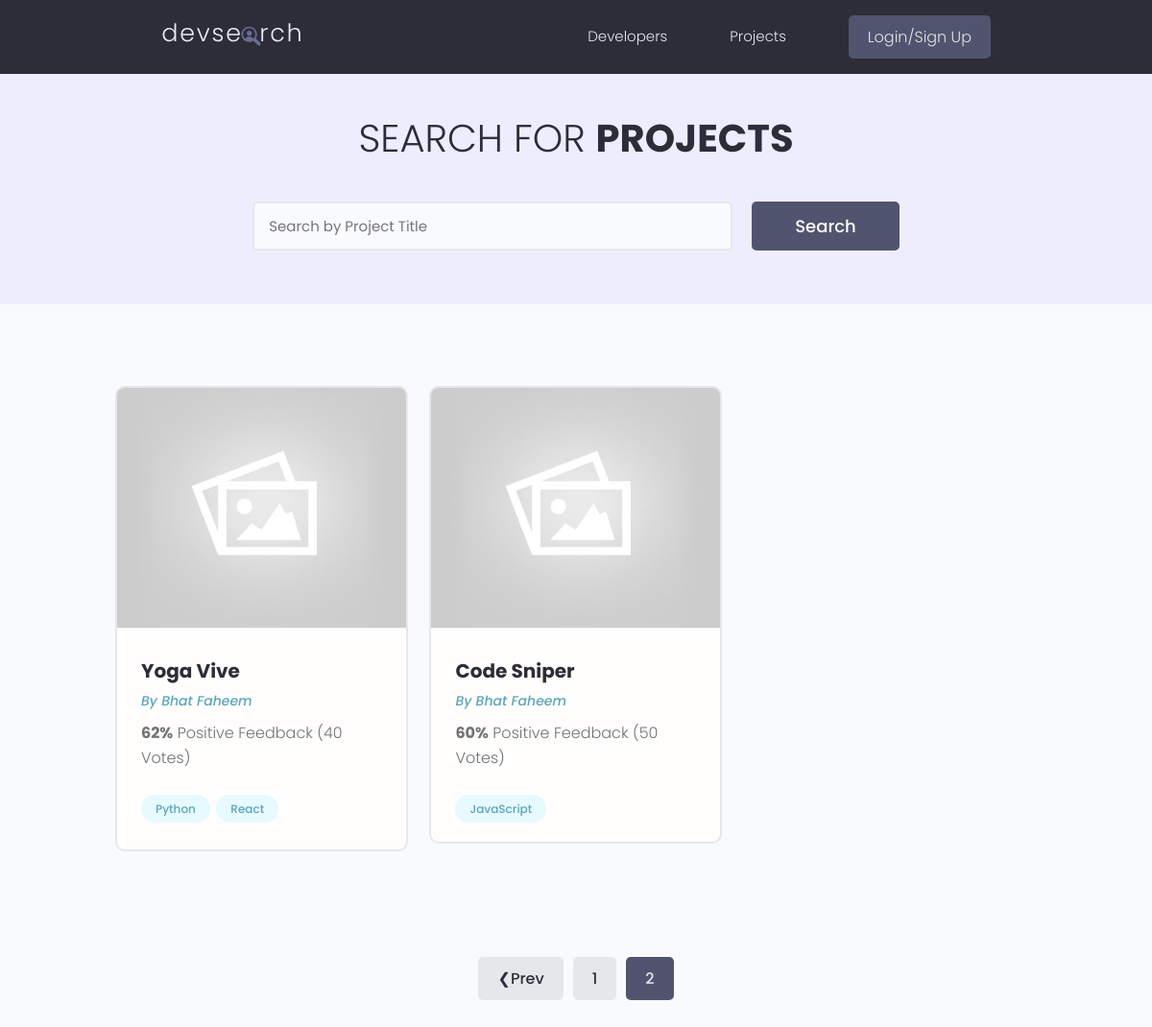
The app's page /projects/?page=3, older data.
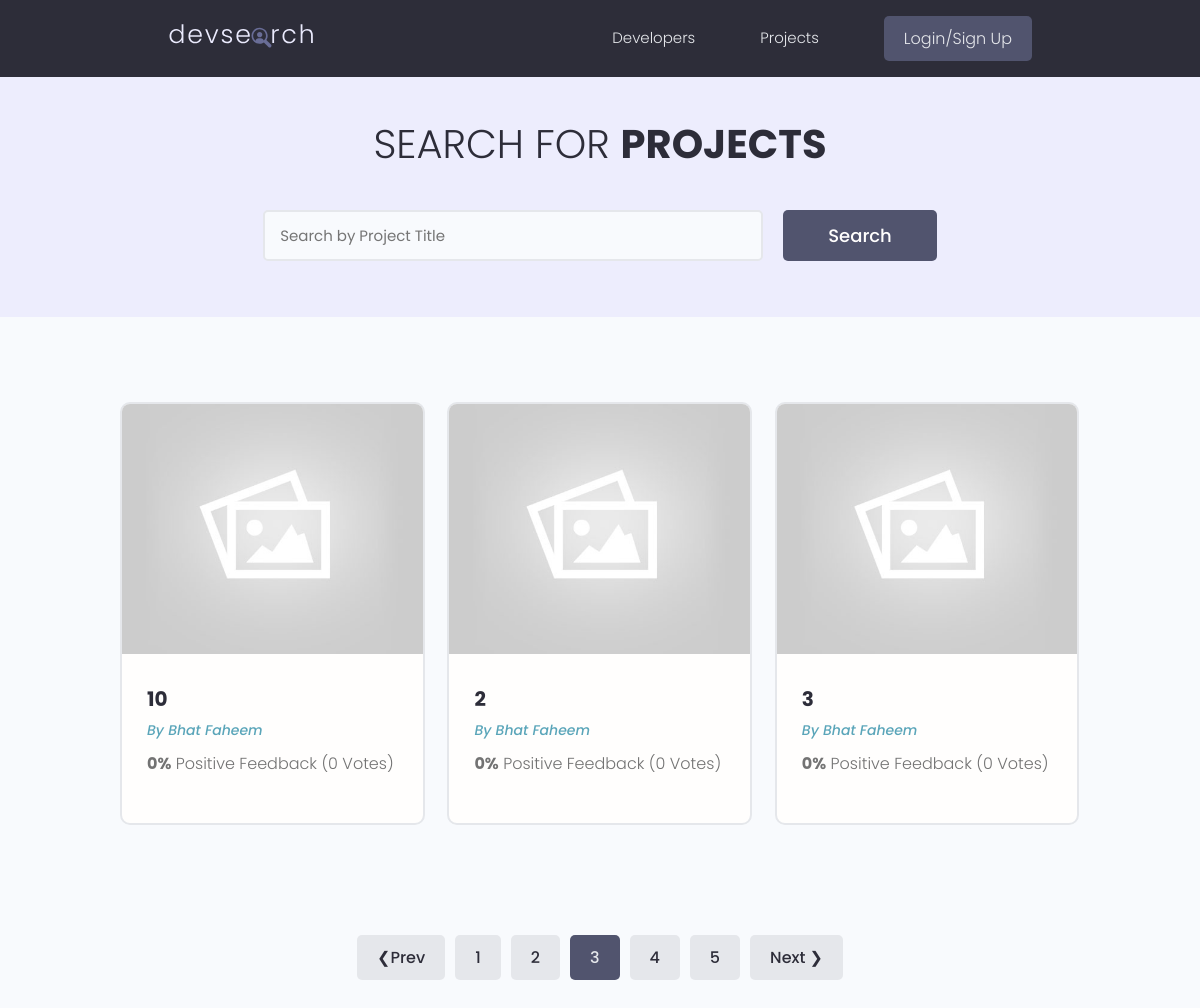
The same page, newer data.
### projects/models.py (models this page shows, shortened)
class Project(models.Model):
    owner = models.ForeignKey(Profile, null=True, blank=True, on_delete=models.SET_NULL)
    title = models.CharField(max_length=200)
    description = models.TextField(null=True, blank=True)
    featured_image = models.ImageField(null=True, blank=True, default="default.jpg")
    demo_link = models.CharField(max_length=2000, null=True, blank=True)
    source_link = models.CharField(max_length=2000, null=True, blank=True)
    tags = models.ManyToManyField("Tag", blank=True)
    vote_total = models.IntegerField(default=0, null=True, blank=True)
    vote_ratio = models.IntegerField(default=0, null=True, blank=True)
    created = models.DateTimeField(auto_now_add=True)
    id = models.UUIDField(
        default=uuid.uuid4, unique=True, primary_key=True, editable=False
    )
    class Meta:
        ordering = ["-vote_ratio", "-vote_total", "title"]

class Tag(models.Model):
    name = models.CharField(max_length=200)
    created = models.DateTimeField(auto_now_add=True)
    id = models.UUIDField(
        default=uuid.uuid4, unique=True, primary_key=True, editable=False
    )
    def __str__(self):
        return self.name

### users/models.py (models this page shows, shortened)
class Profile(models.Model):
    user = models.OneToOneField(User, on_delete=models.CASCADE, null=True, blank=True)
    name = models.CharField(max_length=200, blank=True, null=True)
    username = models.CharField(max_length=200, blank=True, null=True)
    location = models.CharField(max_length=200, blank=True, null=True)
    email = models.EmailField(max_length=500, null=True, blank=True)
    short_intro = models.CharField(max_length=200, blank=True, null=True)
    bio = models.TextField(blank=True, null=True)
    profile_img = models.ImageField(
        null=True,
        blank=True,
        upload_to="profiles/",
        default="profiles/user-default.png",
    )
    social_github = models.CharField(max_length=200, blank=True, null=True)
    social_twitter = models.CharField(max_length=200, blank=True, null=True)
    social_linkedin = models.CharField(max_length=200, blank=True, null=True)
    social_youtube = models.CharField(max_length=200, blank=True, null=True)
    social_website = models.CharField(max_length=200, blank=True, null=True)
    created = models.DateTimeField(auto_now_add=True)
    id = models.UUIDField(
        default=uuid.uuid4, unique=True, primary_key=True, editable=False
    )

### projects/views.py (the view)
# urls.py: path("projects/", include("projects.urls")),
def projects(request):
    projects, search_query = searchProjects(request)
    custom_range, projects = paginationProjects(request, projects, 6)
    context = {
        "projects": projects,
        "search_query": search_query,
        "custom_range": custom_range,
    }
    return render(request, "projects/projects.html", context)

### projects/utils.py (called while the page is built)
def paginationProjects(request, projects, results):
    page = request.GET.get("page")
    results = 3
    paginator = Paginator(projects, results)
    try:
        projects = paginator.page(page)
    except PageNotAnInteger:
        page = 1
        projects = paginator.page(page)
    except EmptyPage:
        page = paginator.num_pages
        projects = paginator.page(page)
    leftIndex = int(page) - 4
    if leftIndex < 1:
        leftIndex = 1
    rightIndex = int(page) + 5
    if rightIndex > paginator.num_pages:
        rightIndex = paginator.num_pages + 1
    custom_range = range(leftIndex, rightIndex)
    return custom_range, projects

def searchProjects(request):
    search_query = ""
    if request.GET.get("search_query"):
        search_query = request.GET.get("search_query")
    tags = Tag.objects.filter(name__icontains=search_query)
    projects = Project.objects.distinct().filter(
        Q(title__icontains=search_query)
        | Q(description__icontains=search_query)
        | Q(owner__name__icontains=search_query)
        | Q(tags__in=tags)
    )
    return projects, search_query

### projects/templates/projects/projects.html (shortened to what this page needs)
{% extends 'main.html' %} {% block content %} {{msg}}
<main class="projects">
  <section class="hero-section text-center">
    <div class="container container--narrow">
      <div class="hero-section__box">
        <h2>Search for <span>Projects</span></h2>
      </div>
      <div class="hero-section__search">
        <form
          id="searchForm"
          class="form"
          action="{% url 'projects' %}"
          method="get"
        >
          <div class="form__field">
            <input
              class="input input--text"
              id="formInput#search"
              type="text"
              name="search_query"
              value="{{search_query}}"
              placeholder="Search by Project Title"
            />
          </div>
          <input class="btn btn--sub btn--lg" type="submit" value="Search" />
        </form>
      </div>
    </div>
  </section>
  <section class="projectsList">
    <div class="container">
      <div class="grid grid--three">
        {% for project in projects %}
        <div class="column">
          <div class="card project">
            <a href="{% url 'project' project.id %}" class="project">
              <img
                class="project__thumbnail"
                src="{{project.featured_image.url}}"
                alt="project thumbnail"
              />
              <div class="card__body">
                <h3 class="project__title">{{project.title}}</h3>
                <p>
                  <a
                    class="project__author"
                    href="{% url 'user-profile' project.owner.id %}"
                    >By {{project.owner.name}}</a
                  >
                </p>
                <p class="project--rating">
                  <span style="font-weight: bold">{{project.vote_ratio}}%</span>
                  Positive Feedback ({{project.vote_total}}
                  Vote{{project.vote_total|pluralize:"s"}})
                </p>
                <div class="project__tags">
                  {% for tag in project.tags.all %}
                  <span class="tag tag--pill tag--main">
                    <small>{{tag}}</small>
                  </span>
                  {% endfor %}
                </div>
              </div>
            </a>
          </div>
        </div>
        {% endfor %}
      </div>
    </div>
  </section>
  {% include 'pagination.html' with queryset=projects %}
</main>
{% endblock content %}

Row changes from the older to the newer data that the page shows:
no longer on this page (row unchanged): Project: featured_image (placeholder picture), title "Yoga Vive", owner.name "Bhat Faheem", vote_ratio "62", vote_total "40"
no longer on this page (row unchanged): Tag: name "Python", shown under "Yoga Vive"
no longer on this page (row unchanged): Tag: name "React", shown under "Yoga Vive"
no longer on this page (row unchanged): Project: featured_image (placeholder picture), title "Code Sniper", owner.name "Bhat Faheem", vote_ratio "60", vote_total "50"
no longer on this page (row unchanged): Tag: name "JavaScript", shown under "Code Sniper"
added Project: featured_image (placeholder picture), title "10", owner.name "Bhat Faheem", vote_ratio "0", vote_total "0"
added Project: featured_image (placeholder picture), title "2", owner.name "Bhat Faheem", vote_ratio "0", vote_total "0"
added Project: featured_image (placeholder picture), title "3", owner.name "Bhat Faheem", vote_ratio "0", vote_total "0"
Text that changed along with them:
list line gone: "2"
new list line: "2"
new list line: "3"
new list line: "4"
new list line: "5"
text now shown: "Next ❯"
